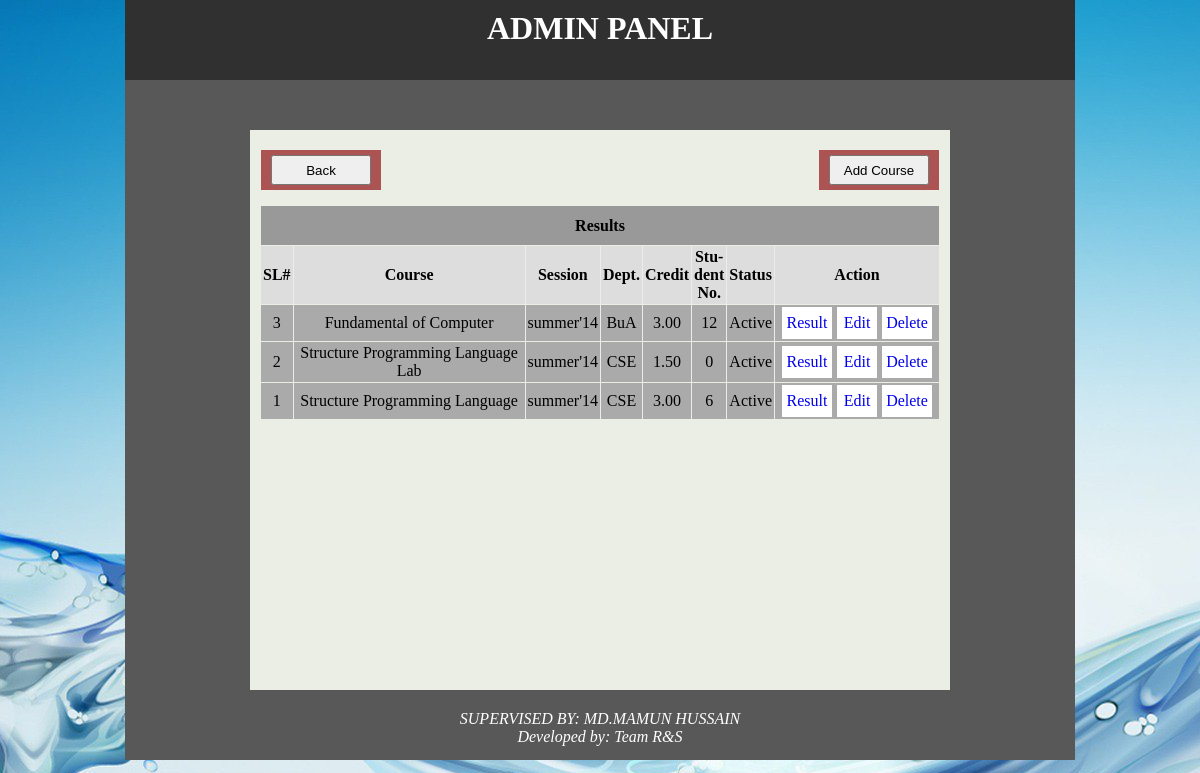
The app's page /admin/landing_page_result.php with its own data.
### tables this page shows
CREATE TABLE IF NOT EXISTS `session_courses` (
`ssn_crs_id` int(11) NOT NULL,
  `ssn_id` int(11) DEFAULT NULL,
  `crs_id` int(11) DEFAULT NULL,
  `sl_no` int(11) NOT NULL DEFAULT '0',
  `sc_status` enum('Active','Inactive') NOT NULL
);

CREATE TABLE IF NOT EXISTS `courses` (
`crs_id` int(11) NOT NULL,
  `crs_code` varchar(25) NOT NULL,
  `crs_title` varchar(256) NOT NULL,
  `crs_credit` enum('1.00','1.50','2.00','3.00','4.00') NOT NULL,
  `status` enum('Active','Inactive') NOT NULL
);

CREATE TABLE IF NOT EXISTS `session` (
`ssn_id` int(11) NOT NULL,
  `year` varchar(256) NOT NULL,
  `semester` varchar(256) NOT NULL,
  `status` enum('Active','Inactive') NOT NULL
);

CREATE TABLE IF NOT EXISTS `department` (
`sl_no` int(11) NOT NULL,
  `dept_code` varchar(6) NOT NULL,
  `dept_name` varchar(256) NOT NULL,
  `short_name` varchar(10) NOT NULL,
  `status` enum('Active','Inactive') NOT NULL
);

### admin/landing_page_result.php (the view, shortened to what this page needs)
<?php
include("../include/admin_header.php");
function fetch($var_id)
{
	$sql="SELECT COUNT(std_id) FROM results WHERE ssn_crs_id='$var_id'";
	$result=mysql_query($sql);
	while ($array_st=mysql_fetch_array($result))
	{
		$number_of_student=$array_st['COUNT(std_id)'];
	}
	return $number_of_student;
}
?>
<div class="body">
	<div id="body-left"></div>
	<div id="body-middle">
		<div id="view_session" style="margin-top:10px; margin-bottom:20px;">
			<div style="height:40px; width:120px;float:left;background:#ac5353;margin-left:6px;">
				<input type="button" name="back_button" id="back_button"  value="Back" class="btn btn-info" style="height:30px; width:100px; margin-left:10px; margin-top:5px;" />
			</div>
			<div style="height:40px; width:120px;float:left;background:#ac5353;margin-left:438px;">
				<input type="button" name="add_button" id="add_button"  value="Add Course" class="btn btn-info" style="height:30px; width:100px; margin-left:10px; margin-top:5px;" />
			</div>
		</div>
		<div id="course" style="height: 480px;overflow:auto">
			<table align="center" border='0px' cellspacing='1' cellpadding='2' style='margin-top:0 auto;border:0px solid red; width:680px; text-align:center;'>
				<tr bgcolor='#999' >
					<th colspan='8' style="height:35px;">Results</th>
				</tr>
				<tr bgcolor='#ddd' style="height:25px;">
					<th >SL#</th>
					<th>Course</th>
					<th>Session</th>
					<th>Dept.</th>
					<th>Credit</th>
					<th style="width:15px;">Stu- dent No.</th>
					<th>Status</th>
					<th style="width:160px;">Action</th>
				</tr>
				<?php
					$sql="SELECT * FROM courses cr, session sn, session_courses sc, department dt WHERE cr.crs_id = sc.crs_id and dt.sl_no = sc.sl_no and sn.ssn_id=sc.ssn_id and sc_status = 'Active' order by ssn_crs_id desc";
					$result=mysql_query($sql);
				while ($array=mysql_fetch_array($result))
				{ ?>
					<tr bgcolor='#aaa'>
						<td> <?php echo $array['ssn_crs_id'];?> </td>
						<td> <?php echo $array['crs_title'];?> </a></td>
						<td> <?php echo $array['semester'] . '\'' . substr($array['year'], 2, 2);?> </a></td>
						<td> <?php echo $array['short_name'];?> </td>
						<td> <?php echo $array['crs_credit'];?> </td>
						<td>
							<?php
								echo fetch($array['ssn_crs_id']);
							?>
						</td>
						<td> <?php echo $array['sc_status'];?> </td>
						<td style="width:160px">
							<a href="course_result.php?id=<?php echo $array['ssn_crs_id']?>&action=add"style="width:50px; background: white; float:left;margin-left:5px; border-radius: 0px;"> Result </a>
							<a href="edit_session_course.php?id=<?php echo $array['ssn_crs_id']?>&action=edit" style="width:40px; background: white; float:left;margin-left:5px; border-radius: 0px;">Edit </a>
							<a href="landing_page_result.php?id=<?php echo $array['ssn_crs_id']?>&action=delete" style="width:50px; background: white; float:left;margin-left:5px; border-radius: 0px;">Delete </a>
						</td>
					</tr> <?php
				} ?>
			</table>
		</div>
	</div>
	<div id="body-right"> </div>
</div>
<?php
include("../include/admin_footer.php");
?>

### admin/css/menu.css (style rules this page uses)
* { margin:0 auto; padding:0 auto; }
body { height:760px; width:960px; background:url(1.jpg); }
.body { height:560px; width:950px; background:#967656; }
a { display: block; width: 100%; line-height: 2em; text-align: center; text-decoration: none; border-radius: 5px; }
#body-left { height:560px; width:125px; background:#585858; float:left; }
#body-middle { height:560px; width:700px; background:#ebeee5; float:left; }
#body-right { height:560px; width:125px; background:#585858; text-align:center; float:left; }
#view_session { height:20px; width:690px; padding-top:10px; }
#course { height:20px; width:690px; padding-top:15px; }

### records on screen
session_courses: ssn_crs_id "3", crs.crs_title "Fundamental of Computer", ssn.semester "summer", ssn.year "14", sl_no.short_name "BuA", crs.crs_credit "3.00", ssn_crs_id "12", sc_status "Active"
session_courses: ssn_crs_id "2", crs.crs_title "Structure Programming Language Lab", ssn.semester "summer", ssn.year "14", sl_no.short_name "CSE", crs.crs_credit "1.50", ssn_crs_id "0", sc_status "Active"
session_courses: ssn_crs_id "1", crs.crs_title "Structure Programming Language", ssn.semester "summer", ssn.year "14", sl_no.short_name "CSE", crs.crs_credit "3.00", ssn_crs_id "6", sc_status "Active"
